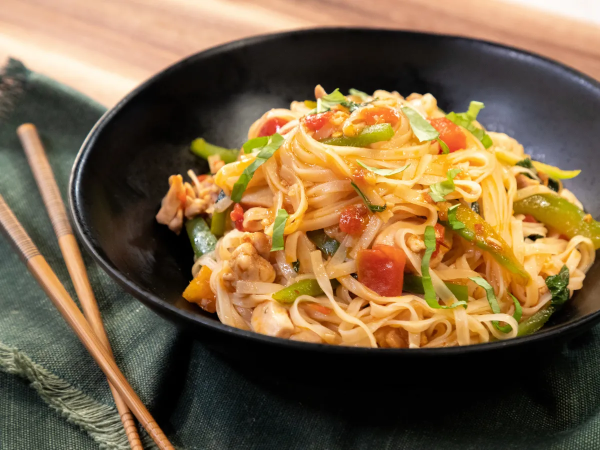
#> input picture NOODLES.webp, 1200 x 900 px, found by its file name (shown at 1/2 size)
$ python lab2.py
#> lines starting #> are read from the running program, lines starting #| are printed output that depends on the picture
import cv2
import numpy as np

# Load the image
image = cv2.imread(r'/home/vineeth/Documents/directory_env/digImgProcEnv/DIP_LAB/NOODLES.webp')
#> image is the input picture: shape (900, 1200, 3); mean B, G, R 67, 99.3, 123.1
img = cv2.resize(image, (780,500))
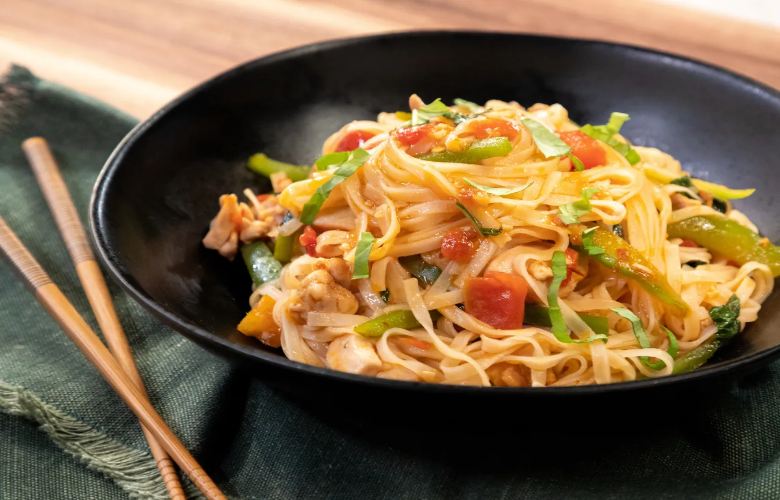
#> img: shape (500, 780, 3); mean B, G, R 66.9, 99.2, 123.1

# Define the rotation angle, scale factor, and translation
angle = 45
scale = 1.5
tx = 50
ty = 100

# Compute the rotation matrix using the rotation angle
center = (img.shape[1] // 2, img.shape[0] // 2)
#> center = (390, 250)
M_rotate = cv2.getRotationMatrix2D(center, angle, scale)

# Compute the translation matrix
M_translate = np.float32([[1, 0, tx], [0, 1, ty]])

# Apply the rotation and translation
image_rotated = cv2.warpAffine(img, M_rotate, (img.shape[1], img.shape[0]))
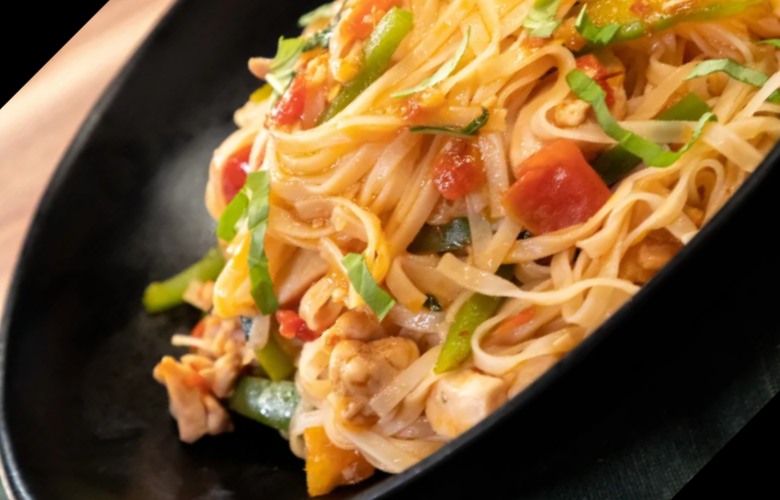
#> image_rotated: shape (500, 780, 3); mean B, G, R 50.2, 92.9, 127.2
image_transformed = cv2.warpAffine(img, M_translate, (img.shape[1], img.shape[0]))
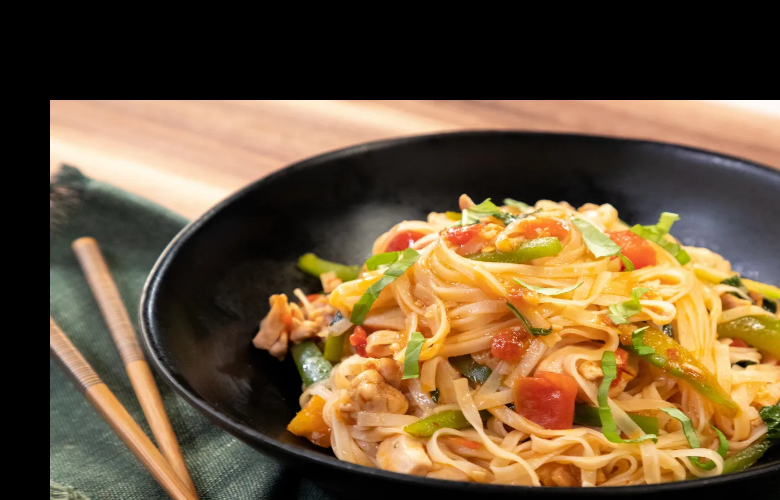
#> image_transformed: shape (500, 780, 3); mean B, G, R 56.6, 86.2, 109.3
image_combined = cv2.warpAffine(image_rotated, M_translate, (img.shape[1], img.shape[0]))
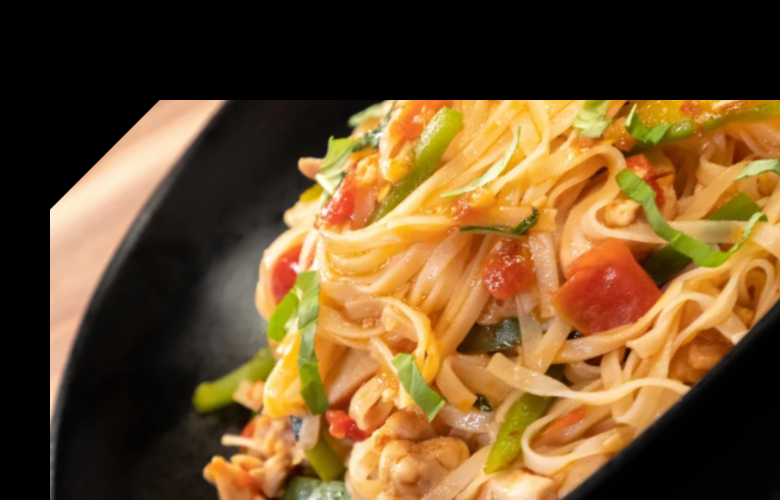
#> image_combined: shape (500, 780, 3); mean B, G, R 43.2, 81.4, 112

# Display the original image and the transformed image
cv2.imshow('Original Image', img)
cv2.imshow('Rotated Image', image_rotated)
cv2.imshow('Transformed Image', image_transformed)
cv2.imshow('Combines Image',image_combined)
cv2.waitKey(0)
cv2.destroyAllWindows()
